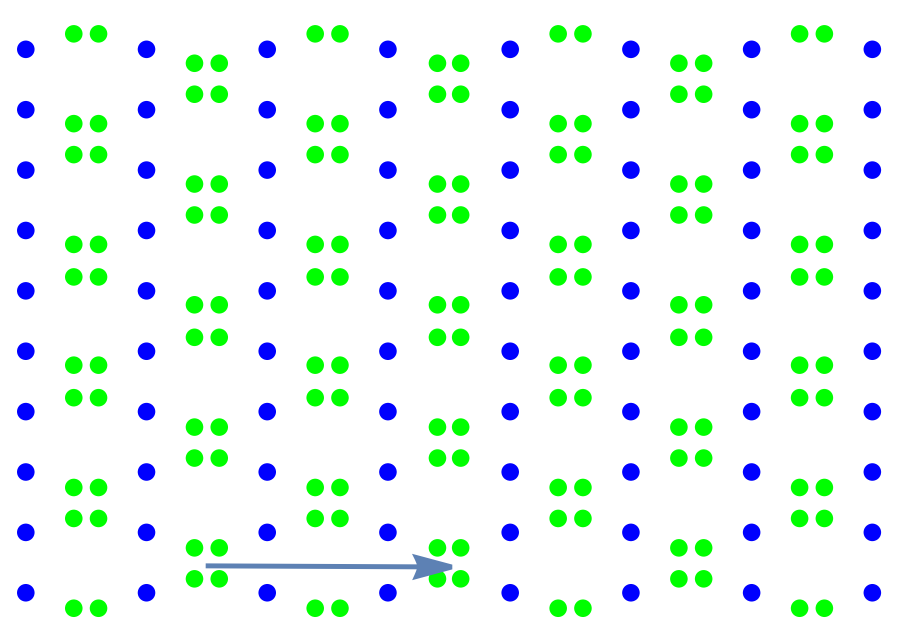
#> input picture rsc/hw03/q2.png, 1815 x 1265 px (shown at 1/2 size)
$ python hw03_02.py   (older library calls are emulated)
#> lines starting #> are read from the running program, lines starting #| are printed output that depends on the picture
### utils/lattice_utils.py
import numpy as np
from sympy import Point, Line, Polygon
from pprint import pprint
from typing import Optional


__author__ = 'Tanjin He'
__maintainer__ = 'Tanjin He'
__email__ = 'tanjin_he@berkeley.edu'


def get_lattice_2D(
    vec_a: np.ndarray,
    vec_b: np.ndarray,
    range_a: Optional[tuple]=None,
    range_b: Optional[tuple]=None,
    range_x: Optional[tuple]=None,
    range_y: Optional[tuple]=None,
):
    if range_a is not None:
        mesh_a = np.arange(range_a[0], range_a[1]+1)
        mesh_b = np.arange(range_b[0], range_b[1]+1)
    elif range_x is not None:
        mesh_a = np.arange(
            int(2*range_x[0]/max(abs(vec_a[0]), abs(vec_b[0]))),
            int(2*range_x[1]/max(abs(vec_a[0]), abs(vec_b[0])))+1,
        )
        mesh_b = np.arange(
            int(2*range_y[0]/max(abs(vec_a[1]), abs(vec_b[1]))),
            int(2*range_y[1]/max(abs(vec_a[1]), abs(vec_b[1])))+1,
        )
    else:
        raise NotImplementedError

    mesh_aa, mesh_bb = np.meshgrid(mesh_a, mesh_b)
    mesh_grid = np.stack([mesh_aa, mesh_bb], axis=-1)
    vec_cell = np.stack([vec_a, vec_b])
    all_points = mesh_grid@vec_cell
    all_points = np.reshape(all_points, (-1, 2))

    # screen points
    lattice_points = []
    if range_x is not None:
        for p in all_points:
            if (
                range_x[0] < p[0] < range_x[1]
                and range_y[0] < p[1] < range_y[1]
            ):
                lattice_points.append(p)
    else:
        lattice_points = all_points

    return np.array(lattice_points)


# [30 lines left out: functions get_bisector_line, get_line_intersection, not called in this run]


def get_polygon_area(vertices):
    polygon_1 = Polygon(*vertices)
    return float(polygon_1.area)


# [30 lines left out: functions get_reciprocal_vectors_2D, get_coordinate_by_combination, not called in this run]

### utils/plot_utils.py
from matplotlib import pyplot as plt
from mpl_toolkits.mplot3d.art3d import Poly3DCollection
from matplotlib.patches import Arc as plt_Arc
from typing import (
    Union,
    Optional,
    List,
)
import numpy as np

from utils.stereogram_utils import SimpleCube, Stereogram
from utils.math_utils import get_polar_coordinate


__author__ = 'Tanjin He'
__maintainer__ = 'Tanjin He'
__email__ = 'tanjin_he@berkeley.edu'


def fig_from_fig_or_none(
    fig: Optional[plt.Figure] = None,
    ax: Optional[plt.Axes] = None,
):
    if (ax is None) and (fig is None):
        fig = plt.figure(figsize=(12, 10), constrained_layout=True)
        ax = fig.add_subplot(111)
    elif (ax is None) and (fig is not None):
        fig = plt.figure(fig.number)
        ax = plt.gca()
    else:
        pass
    return fig, ax


def plot_a_point(
    point: np.ndarray,
    ax: plt.Axes,
    **kwargs,
):
    ax.plot(
        *point,
        **kwargs,
    )


def plot_a_line(
    point_1: np.ndarray,
    point_2: np.ndarray,
    ax: plt.Axes,
    **kwargs,
):
    # ax.plot(
    #     [point_1[0], point_2[0]],
    #     [point_1[1], point_2[1]],
    #     **kwargs,
    # )
    points = np.stack([point_1, point_2], axis=-1)
    ax.plot(
        *points,
        **kwargs,
    )


# [266 lines left out: functions plot_a_cell, get_fill_range_2D, draw_a_cube, draw_a_stereogram, draw_cube_stereogram_framework, draw_stereogram_framework, not called in this run]

### hw03/hw03_02.py
import numpy as np
from matplotlib import pyplot as plt
import matplotlib.path as mpath
from pprint import pprint

from utils.lattice_utils import get_lattice_2D
from utils.plot_utils import fig_from_fig_or_none
from utils.plot_utils import plot_a_point
from utils.plot_utils import plot_a_line


__author__ = 'Tanjin He'
__maintainer__ = 'Tanjin He'
__email__ = 'tanjin_he@berkeley.edu'


def plot_framework(
    save_fig=False,
    show_fig=False,
):
#> called with save_fig = False, show_fig = False
    fig = plt.figure(
        figsize=(12, 8.5),
    )
    ax = fig.add_subplot(111)

    image = plt.imread(path_image)
#> image is the input picture: shape (1265, 1815, 3) float32; mean R, G, B 0.906, 0.965, 0.94
    ax.imshow(
        image,
        extent=[
            -image.shape[1]/2+image_shift_xy[0],
            image.shape[1]/2+image_shift_xy[0],
            -image.shape[0]/2+image_shift_xy[1],
            image.shape[0]/2+image_shift_xy[1],
        ]
    )

    ax.set_xlabel('x', size=36)
    ax.set_ylabel('y', size=36)
    range_x = np.array((
        -image.shape[1] / 2 + image_shift_xy[0],
        image.shape[1] / 2 + image_shift_xy[0],
    ))
#> range_x = [-899.5, 915.5]
    range_y = np.array((
        -image.shape[0] / 2 + image_shift_xy[1],
        image.shape[0] / 2 + image_shift_xy[1]
    ))
#> range_y = [-624.5, 640.5]
    range_increment_unscaled = 10
    range_x_unscaled = np.trunc(
        range_x/scale_factor/range_increment_unscaled
    )*range_increment_unscaled
#> range_x_unscaled = [-20, 30]
    range_y_unscaled = np.trunc(
        range_y/scale_factor/range_increment_unscaled
    )*range_increment_unscaled
#> range_y_unscaled = [-20, 20]
    ax.set_xlim(
        left=range_x[0],
        right=range_x[1],
    )
    ax.set_ylim(
        bottom=range_y[0],
        top=range_y[1],
    )
    ax.set_xticks(
        ticks=np.arange(
            range_x_unscaled[0],
            range_x_unscaled[1]+1,
            range_increment_unscaled
        )*scale_factor,
        labels=np.arange(
            range_x_unscaled[0],
            range_x_unscaled[1]+1,
            range_increment_unscaled
        ),
    )
    ax.set_yticks(
        ticks=np.arange(
            range_y_unscaled[0],
            range_y_unscaled[1]+1,
            range_increment_unscaled
        )*scale_factor,
        labels=np.arange(
            range_y_unscaled[0],
            range_y_unscaled[1]+1,
            range_increment_unscaled
        ),
    )
    ax.tick_params(axis='x', which='major', labelsize=32)
    ax.tick_params(axis='y', which='major', labelsize=32)
    ax.set_aspect('equal', adjustable='box')

    if not show_axis:
        ax.axis('off')
    else:
        ax.plot(
            [0, 0],
            [-500, 500],
        )
        ax.plot(
            [-500, 500],
            [0, 0],
        )
        origin = np.array((0.0, 0.0))
        edge_vis_config = {}
        plot_a_line(
            point_1=origin,
            point_2=vec_a,
            ax=ax,
            **edge_vis_config,
        )
        plot_a_line(
            point_1=origin,
            point_2=vec_b,
            ax=ax,
            **edge_vis_config,
        )
        plot_a_line(
            point_1=vec_a,
            point_2=vec_a+vec_b,
            ax=ax,
            **edge_vis_config,
        )
        plot_a_line(
            point_1=vec_b,
            point_2=vec_a+vec_b,
            ax=ax,
            **edge_vis_config,
        )

    plt.tight_layout()

    if save_fig:
        plt.savefig('../plots/hw03/q_2_background.png', dpi=300)
    if show_fig:
        plt.show()

    return fig, ax


def plot_2a(save_fig=False, show_fig=False):
    # plotting params
    range_a = (-10, 10)
    range_b = (-10, 10)

    lattice_points = get_lattice_2D(
        vec_a=primitive_a,
        vec_b=primitive_b,
        range_a=range_a,
        range_b=range_b,
    )

    fig, ax = plot_framework(
        save_fig=False,
        show_fig=False,
    )
    fig, ax = fig_from_fig_or_none(fig=fig, ax=ax)

    # draw lattice points
    ax.plot(
        lattice_points[:, 0],
        lattice_points[:, 1],
        linestyle='none',
        marker='o',
        markersize=8,
        color='tab:gray',
    )

    # add primitive cell
    edge_vis_config = {
        'color': 'tab:gray',
    }
    origin = np.array((0.0, 0.0))
    plot_a_line(
        point_1=origin,
        point_2=vec_a,
        ax=ax,
        **edge_vis_config,
    )
    plot_a_line(
        point_1=origin,
        point_2=vec_b,
        ax=ax,
        **edge_vis_config,
    )
    plot_a_line(
        point_1=vec_a,
        point_2=vec_a + vec_b,
        ax=ax,
        **edge_vis_config,
    )
    plot_a_line(
        point_1=vec_b,
        point_2=vec_a + vec_b,
        ax=ax,
        **edge_vis_config,
    )

    # add lattice vectors
    vec_color = 'tab:blue'
    origin = np.array((0.0, 0.0))
    ax.arrow(
        origin[0],
        origin[1],
        vec_a[0],
        vec_a[1],
        head_width=18,
        head_length=30,
        linewidth=5,
        facecolor=vec_color,
        edgecolor=vec_color,
        head_starts_at_zero=False,
        length_includes_head=True,
    )
    ax.text(
        vec_a[0] - 100,
        vec_a[1],
        'a',
        fontsize=48,
        fontweight='bold',
        color=vec_color,
        )

    ax.arrow(
        origin[0],
        origin[1],
        vec_b[0],
        vec_b[1],
        head_width=18,
        head_length=30,
        linewidth=5,
        facecolor=vec_color,
        edgecolor=vec_color,
        head_starts_at_zero=False,
        length_includes_head=True,
    )
    ax.text(
        vec_b[0] - 50,
        vec_b[1] + 35,
        'b',
        fontsize=48,
        fontweight='bold',
        color=vec_color,
        )

    # plot symmetry operations
    op_color = 'black'
    origin = np.array((0.0, 0.0))

    # plot mirrors
    mirror_vis_config = {
        'color': op_color,
        'linewidth': 5,
    }
    plot_a_line(
        point_1=origin,
        point_2=vec_a,
        ax=ax,
        **mirror_vis_config,
    )
    plot_a_line(
        point_1=origin,
        point_2=vec_b,
        ax=ax,
        **mirror_vis_config,
    )
    plot_a_line(
        point_1=vec_a,
        point_2=vec_a+vec_b,
        ax=ax,
        **mirror_vis_config,
    )
    plot_a_line(
        point_1=vec_b,
        point_2=vec_a+vec_b,
        ax=ax,
        **mirror_vis_config,
    )
    plot_a_line(
        point_1=vec_b/2.0,
        point_2=vec_a+vec_b/2.0,
        ax=ax,
        **mirror_vis_config,
    )
    plot_a_line(
        point_1=vec_a/2.0,
        point_2=vec_a/2.0+vec_b,
        ax=ax,
        **mirror_vis_config,
    )

    # plot gliding planes
    glide_vis_config = {
        'color': op_color,
        'linestyle': '--',
        'linewidth': 3,
    }
    plot_a_line(
        point_1=vec_a/4.0,
        point_2=vec_a/4.0+vec_b,
        ax=ax,
        **glide_vis_config,
    )
    plot_a_line(
        point_1=vec_a*3.0/4.0,
        point_2=vec_a*3.0/4.0+vec_b,
        ax=ax,
        **glide_vis_config,
    )
    plot_a_line(
        point_1=vec_b/4.0,
        point_2=vec_a+vec_b/4.0,
        ax=ax,
        **glide_vis_config,
    )
    plot_a_line(
        point_1=vec_b*3.0/4.0,
        point_2=vec_a+vec_b*3.0/4.0,
        ax=ax,
        **glide_vis_config,
    )

    # plot rotation axes
    # Define the ellipse marker.
    circle = mpath.Path.unit_circle()
    verts = np.copy(circle.vertices)
    verts[:, 1] *= 1.618
    ellipt_marker = mpath.Path(verts, circle.codes)

    rotation_vis_config = {
        'color': op_color,
        'linestyle': 'none',
        'marker': ellipt_marker,
        'markersize': 20,
    }
    for pt in [
        origin,
        vec_a/2.0,
        vec_a,
        vec_a/4.0+vec_b/4.0,
        vec_a*3.0/4.0+vec_b/4.0,
        vec_b/2.0,
        vec_a/2.0+vec_b/2.0,
        vec_a+vec_b/2.0,
        vec_a / 4.0 + vec_b*3.0 / 4.0,
        vec_a * 3.0 / 4.0 + vec_b*3.0 / 4.0,
        vec_b,
        vec_a/2.0+vec_b,
        vec_a+vec_b,
    ]:
        plot_a_point(
            point=pt,
            ax=ax,
            **rotation_vis_config,
        )

    if save_fig:
        plt.savefig('../plots/hw03/q_2a.png', dpi=300)
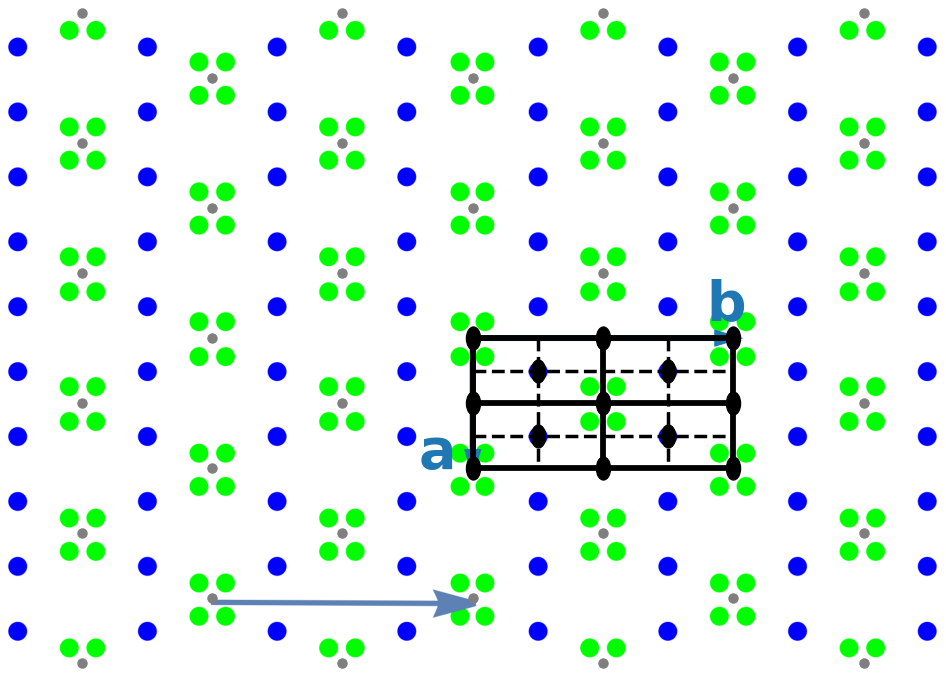
#> figure drawn by matplotlib, 1 panel
    if show_fig:
        plt.show()

    return fig, ax


def plot_2c(save_fig=False, show_fig=False):
    # plotting params
#> called with save_fig = True, show_fig = True
    range_a = (-15, 15)
    range_b = (-15, 15)

    lattice_points = get_lattice_2D(
        vec_a=reciprocal_a,
        vec_b=reciprocal_b,
        range_a=range_a,
        range_b=range_b,
    )

    fig = plt.figure(
        figsize=(12, 8.5),
    )
    ax = fig.add_subplot(111)

    # draw lattice points
    ax.plot(
        lattice_points[:, 0],
        lattice_points[:, 1],
        linestyle='none',
        marker='o',
        markersize=8,
        color='tab:gray',
    )

    # add primitive cell
    edge_vis_config = {
        'color': 'tab:gray',
    }
    origin = np.array((0.0, 0.0))
    plot_a_line(
        point_1=origin,
        point_2=reciprocal_a,
        ax=ax,
        **edge_vis_config,
    )
    plot_a_line(
        point_1=origin,
        point_2=reciprocal_b,
        ax=ax,
        **edge_vis_config,
    )
    plot_a_line(
        point_1=reciprocal_a,
        point_2=reciprocal_a + reciprocal_b,
        ax=ax,
        **edge_vis_config,
    )
    plot_a_line(
        point_1=reciprocal_b,
        point_2=reciprocal_a + reciprocal_b,
        ax=ax,
        **edge_vis_config,
    )

    # add lattice vectors
    vec_color = 'tab:blue'
    origin = np.array((0.0, 0.0))
    ax.arrow(
        origin[0],
        origin[1],
        reciprocal_a[0],
        reciprocal_a[1],
        head_width=3,
        head_length=5,
        linewidth=5,
        facecolor=vec_color,
        edgecolor=vec_color,
        head_starts_at_zero=False,
        length_includes_head=True,
    )
    ax.text(
        reciprocal_a[0]-15,
        reciprocal_a[1]-10,
        'a*',
        fontsize=36,
        fontweight='bold',
        color=vec_color,
        )
    ax.arrow(
        origin[0],
        origin[1],
        reciprocal_b[0],
        reciprocal_b[1],
        head_width=3,
        head_length=5,
        linewidth=5,
        facecolor=vec_color,
        edgecolor=vec_color,
        head_starts_at_zero=False,
        length_includes_head=True,
    )
    ax.text(
        reciprocal_b[0],
        reciprocal_b[1] + 5,
        'b*',
        fontsize=36,
        fontweight='bold',
        color=vec_color,
        )

    # add XRD
    vis_config_Cl = {
        'color': 'tab:green',
        'linestyle': 'none',
        'marker': 'x',
        'markersize': 20,
        'markeredgewidth': 3,
    }
    vis_config_Na = {
        'color': 'tab:blue',
        'linestyle': 'none',
        'marker': 'o',
        'fillstyle': 'none',
        'markersize': 20,
        'markeredgewidth': 2,
    }
    for h in range(range_a[0], range_a[1]+1):
        for k in range(range_b[0], range_b[1]+1):
            pt = h*reciprocal_a + k*reciprocal_b
            # reflection for Cl
            if (
                (((h+k) % 2) == 0)
                and (h % 4 != 2)
                and (k % 10 != 5)
            ):
                plot_a_point(
                    point=pt,
                    ax=ax,
                    **vis_config_Cl,
                )
            # reflection for Na
            if (
                (h % 2 == 0)
                and (k % 2 == 0)
            ):
                plot_a_point(
                    point=pt,
                    ax=ax,
                    **vis_config_Na,
                )

    ax.set_xlabel('x', size=32)
    ax.set_ylabel('y', size=32)
    range_x_unscaled = np.array((-3.3, 3.3))
    range_y_unscaled = np.array((-2.5, 2.5))
    range_x = range_x_unscaled*scale_factor
    range_y = range_y_unscaled*scale_factor
    range_increment_unscaled = 1
    range_x_unscaled = np.trunc(
        range_x_unscaled/range_increment_unscaled
    )*range_increment_unscaled
    range_y_unscaled = np.trunc(
        range_y_unscaled/range_increment_unscaled
    )*range_increment_unscaled

    ax.set_xlim(
        left=range_x[0],
        right=range_x[1],
    )
    ax.set_ylim(
        bottom=range_y[0],
        top=range_y[1],
    )
    ax.set_xticks(
        ticks=np.arange(
            range_x_unscaled[0],
            range_x_unscaled[1]+1,
            range_increment_unscaled
        )*scale_factor,
        labels=np.arange(
            range_x_unscaled[0],
            range_x_unscaled[1]+1,
            range_increment_unscaled
        ),
    )
    ax.set_yticks(
        ticks=np.arange(
            range_y_unscaled[0],
            range_y_unscaled[1]+1,
            range_increment_unscaled
        )*scale_factor,
        labels=np.arange(
            range_y_unscaled[0],
            range_y_unscaled[1]+1,
            range_increment_unscaled
        ),
    )
    ax.tick_params(axis='x', which='major', labelsize=26)
    ax.tick_params(axis='y', which='major', labelsize=26)
    ax.set_aspect('equal', adjustable='box')

    plt.tight_layout()

    if save_fig:
        plt.savefig('../plots/hw03/q_2c.png', dpi=300)
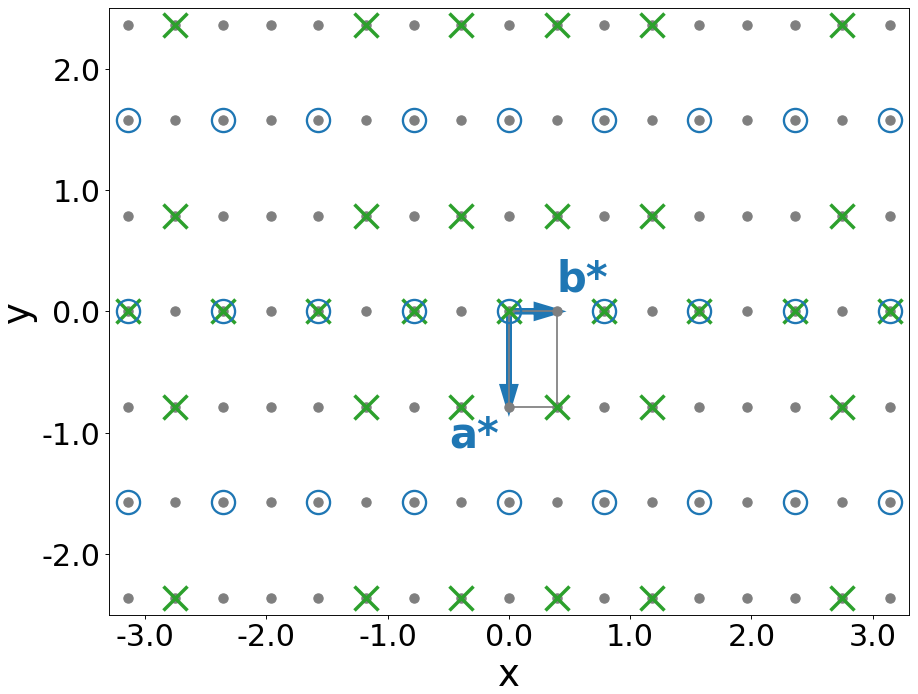
#> figure drawn by matplotlib, 1 panel
    if show_fig:
        plt.show()

    return fig, ax


if __name__ == '__main__':

    show_axis = False
    path_image = '../rsc/hw03/q2.png'
    image_shift_xy = (8.0, 8.0)
    vec_a = np.array((0, -1.0))*242
    vec_b = np.array((1.0, 0.0))*485
    primitive_a = vec_a
    primitive_b = (-vec_a+vec_b)/2.0
    scale_factor = np.linalg.norm(vec_b)/16

    reciprocal_a = (
        np.array((0, -1.0))*scale_factor**2
        *2*np.pi/np.linalg.norm(vec_a)
    )
    reciprocal_b = (
        np.array((1.0, 0.0))*scale_factor**2
        *2*np.pi/np.linalg.norm(vec_b)
    )

    # [21 lines of commented-out code are left out]

    print('scale_factor', scale_factor)
    print('reciprocal_a', reciprocal_a)
    print('reciprocal_b', reciprocal_b)

    # [4 lines of commented-out code are left out]

    fig, ax = plot_2a(
        save_fig=True,
        show_fig=True,
    )

    fig, ax = plot_2c(
        save_fig=True,
        show_fig=True,
    )

$ run again, with rsc/hw03/q1.png copied over rsc/hw03/q2.png
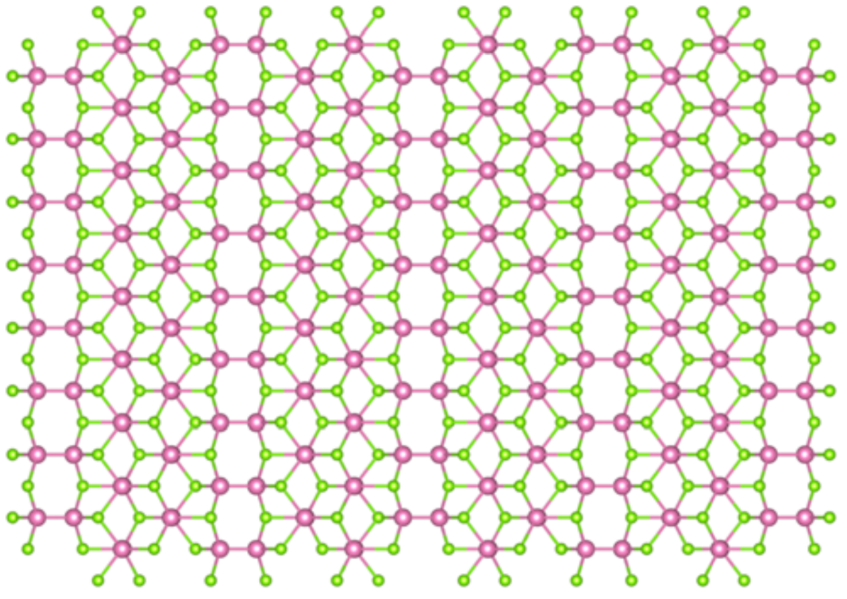
#> input picture rsc/hw03/q1.png, 1694 x 1197 px (shown at 1/2 size)
#> in plot_framework, image is the input picture: shape (1197, 1694, 3) float32; mean R, G, B 0.92, 0.912, 0.866
#> in plot_2a, `plt.savefig('../plots/hw03/q_2a.png', dpi=300)`:
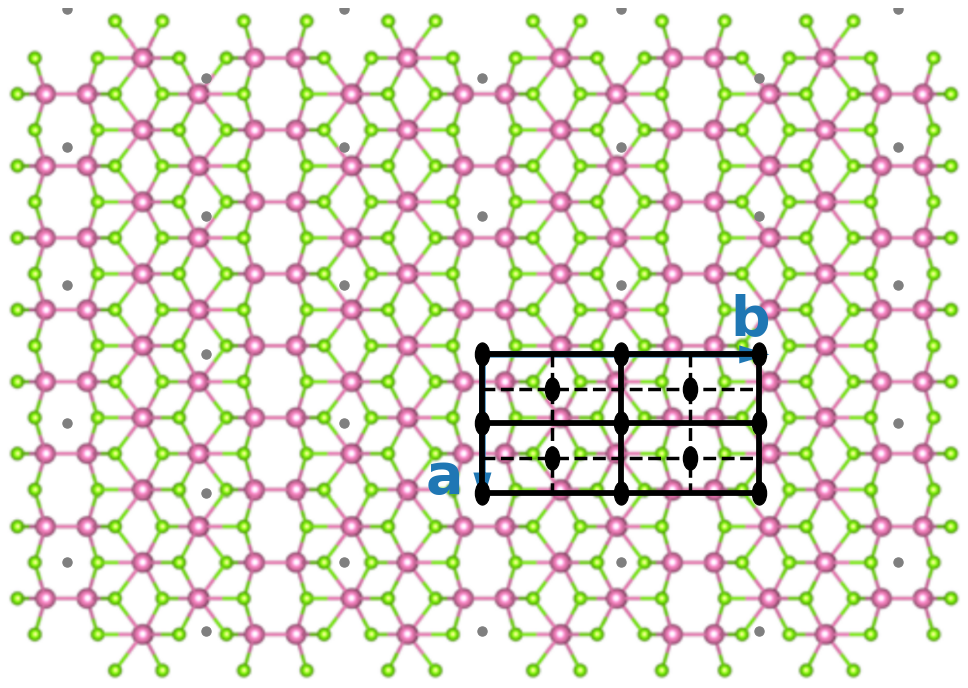
#> figure drawn by matplotlib, 1 panel
